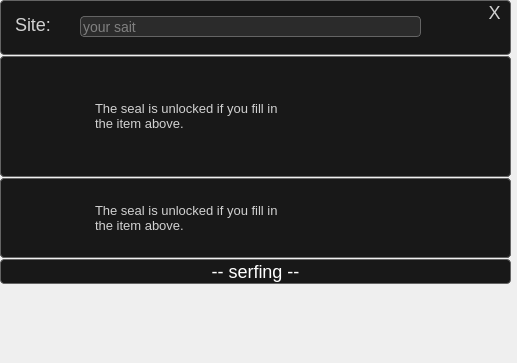
<?xml version="1.0" encoding="UTF-8"?>
<ui version="4.0">
 <class>Dialog</class>
 <widget class="QDialog" name="Dialog">
  <property name="geometry">
   <rect>
    <x>0</x>
    <y>0</y>
    <width>517</width>
    <height>363</height>
   </rect>
  </property>
  <property name="windowTitle">
   <string>Dialog</string>
  </property>
  <widget class="QFrame" name="frame_site_1">
   <property name="geometry">
    <rect>
     <x>0</x>
     <y>0</y>
     <width>511</width>
     <height>55</height>
    </rect>
   </property>
   <property name="styleSheet">
    <string notr="true">background: #181818;
border: 1px solid #646464;
box-sizing: border-box;
border-radius: 4px;</string>
   </property>
   <property name="frameShape">
    <enum>QFrame::StyledPanel</enum>
   </property>
   <property name="frameShadow">
    <enum>QFrame::Raised</enum>
   </property>
   <widget class="QLabel" name="site_label">
    <property name="geometry">
     <rect>
      <x>10</x>
      <y>9</y>
      <width>51</width>
      <height>31</height>
     </rect>
    </property>
    <property name="styleSheet">
     <string notr="true">font: 8pt &quot;NSimSun&quot;;;
font-weight: 200;
font-size: 18px;
line-height: 10px;
text-decoration-line: underline;
background: rgba(44, 40, 40, 0.0);
color: rgba(255, 255, 255, 0.8);

border: 0.5px solid rgba(167, 167, 167, 0.0);</string>
    </property>
    <property name="text">
     <string>Site:</string>
    </property>
   </widget>
   <widget class="QLineEdit" name="site_line">
    <property name="geometry">
     <rect>
      <x>80</x>
      <y>16</y>
      <width>341</width>
      <height>21</height>
     </rect>
    </property>
    <property name="styleSheet">
     <string notr="true">background: #2B2B2B;
border-radius: 4px;
font-family: 'Roboto Mono';
font-style: normal;
font-weight: 400;
font-size: 14px;
line-height: 18px;

color: rgba(255, 255, 255, 0.8);
</string>
    </property>
    <property name="inputMask">
     <string/>
    </property>
    <property name="text">
     <string/>
    </property>
    <property name="placeholderText">
     <string notr="true">your sait</string>
    </property>
   </widget>
   <widget class="QPushButton" name="button_close">
    <property name="geometry">
     <rect>
      <x>484</x>
      <y>1</y>
      <width>21</width>
      <height>23</height>
     </rect>
    </property>
    <property name="styleSheet">
     <string notr="true">QPushButton {
font-family: 'Roboto Mono';
font-style: normal;
font-weight: 400;
font-size: 18px;
line-height: 18px;
border: 0px solid #646464;
color: rgba(255, 255, 255, 0.8);background: rgba(23, 23, 23, 0.0);}
QPushButton:hover{
color: rgba(255, 255, 255, 1.0)
}</string>
    </property>
    <property name="text">
     <string>X</string>
    </property>
   </widget>
  </widget>
  <widget class="QFrame" name="frame_element_2">
   <property name="geometry">
    <rect>
     <x>0</x>
     <y>56</y>
     <width>511</width>
     <height>121</height>
    </rect>
   </property>
   <property name="styleSheet">
    <string notr="true">background: #181818;
border: 1px solid #646464;
box-sizing: border-box;
border-radius: 4px;</string>
   </property>
   <property name="frameShape">
    <enum>QFrame::StyledPanel</enum>
   </property>
   <property name="frameShadow">
    <enum>QFrame::Raised</enum>
   </property>
   <widget class="QLabel" name="tag_label">
    <property name="geometry">
     <rect>
      <x>10</x>
      <y>5</y>
      <width>61</width>
      <height>31</height>
     </rect>
    </property>
    <property name="styleSheet">
     <string notr="true">font: 8pt &quot;NSimSun&quot;;;
font-weight: 200;
font-size: 18px;
line-height: 10px;
text-decoration-line: underline;
background: rgba(44, 40, 40, 0.0);
color: rgba(255, 255, 255, 0.8);

border: 0.5px solid rgba(167, 167, 167, 0.0);</string>
    </property>
    <property name="text">
     <string>Tag:</string>
    </property>
   </widget>
   <widget class="QLabel" name="element_label">
    <property name="geometry">
     <rect>
      <x>10</x>
      <y>76</y>
      <width>81</width>
      <height>31</height>
     </rect>
    </property>
    <property name="styleSheet">
     <string notr="true">font: 8pt &quot;NSimSun&quot;;;
font-weight: 200;
font-size: 18px;
line-height: 10px;
text-decoration-line: underline;
background: rgba(44, 40, 40, 0.0);
color: rgba(255, 255, 255, 0.8);

border: 0.5px solid rgba(167, 167, 167, 0.0);</string>
    </property>
    <property name="text">
     <string>Element:</string>
    </property>
   </widget>
   <widget class="QComboBox" name="tag_choice">
    <property name="geometry">
     <rect>
      <x>90</x>
      <y>10</y>
      <width>241</width>
      <height>20</height>
     </rect>
    </property>
    <property name="styleSheet">
     <string notr="true">background: #2B2B2B;
border-radius: 4px;
font-family: 'Roboto Mono';
font-style: normal;
font-weight: 400;
font-size: 14px;
line-height: 18px;

color: rgba(255, 255, 255, 0.8);
</string>
    </property>
    <property name="duplicatesEnabled">
     <bool>false</bool>
    </property>
    <property name="frame">
     <bool>true</bool>
    </property>
   </widget>
   <widget class="QComboBox" name="element_choice_2">
    <property name="geometry">
     <rect>
      <x>90</x>
      <y>82</y>
      <width>241</width>
      <height>20</height>
     </rect>
    </property>
    <property name="styleSheet">
     <string notr="true">background: #2B2B2B;
border-radius: 4px;
font-family: 'Roboto Mono';
font-style: normal;
font-weight: 400;
font-size: 14px;
line-height: 18px;

color: rgba(255, 255, 255, 0.8);
</string>
    </property>
    <property name="duplicatesEnabled">
     <bool>false</bool>
    </property>
    <property name="frame">
     <bool>true</bool>
    </property>
   </widget>
   <widget class="QLabel" name="class_label">
    <property name="geometry">
     <rect>
      <x>10</x>
      <y>40</y>
      <width>61</width>
      <height>31</height>
     </rect>
    </property>
    <property name="styleSheet">
     <string notr="true">font: 8pt &quot;NSimSun&quot;;;
font-weight: 200;
font-size: 18px;
line-height: 10px;
text-decoration-line: underline;
background: rgba(44, 40, 40, 0.0);
color: rgba(255, 255, 255, 0.8);

border: 0.5px solid rgba(167, 167, 167, 0.0);</string>
    </property>
    <property name="text">
     <string>class:</string>
    </property>
   </widget>
   <widget class="QComboBox" name="class_choice">
    <property name="geometry">
     <rect>
      <x>90</x>
      <y>45</y>
      <width>151</width>
      <height>20</height>
     </rect>
    </property>
    <property name="styleSheet">
     <string notr="true">background: #2B2B2B;
border-radius: 4px;
font-family: 'Roboto Mono';
font-style: normal;
font-weight: 400;
font-size: 14px;
line-height: 18px;

color: rgba(255, 255, 255, 0.8);
</string>
    </property>
    <property name="duplicatesEnabled">
     <bool>false</bool>
    </property>
    <property name="frame">
     <bool>true</bool>
    </property>
   </widget>
   <widget class="QLabel" name="id_label">
    <property name="geometry">
     <rect>
      <x>260</x>
      <y>40</y>
      <width>41</width>
      <height>31</height>
     </rect>
    </property>
    <property name="styleSheet">
     <string notr="true">font: 8pt &quot;NSimSun&quot;;;
font-weight: 200;
font-size: 18px;
line-height: 10px;
text-decoration-line: underline;
background: rgba(44, 40, 40, 0.0);
color: rgba(255, 255, 255, 0.8);

border: 0.5px solid rgba(167, 167, 167, 0.0);</string>
    </property>
    <property name="text">
     <string>id:</string>
    </property>
   </widget>
   <widget class="QComboBox" name="id_choice">
    <property name="geometry">
     <rect>
      <x>310</x>
      <y>45</y>
      <width>161</width>
      <height>20</height>
     </rect>
    </property>
    <property name="styleSheet">
     <string notr="true">background: #2B2B2B;
border-radius: 4px;
font-family: 'Roboto Mono';
font-style: normal;
font-weight: 400;
font-size: 14px;
line-height: 18px;

color: rgba(255, 255, 255, 0.8);
</string>
    </property>
    <property name="duplicatesEnabled">
     <bool>false</bool>
    </property>
    <property name="frame">
     <bool>true</bool>
    </property>
   </widget>
   <widget class="QFrame" name="frame_lock_1">
    <property name="geometry">
     <rect>
      <x>0</x>
      <y>0</y>
      <width>511</width>
      <height>121</height>
     </rect>
    </property>
    <property name="frameShape">
     <enum>QFrame::StyledPanel</enum>
    </property>
    <property name="frameShadow">
     <enum>QFrame::Raised</enum>
    </property>
    <widget class="QTextBrowser" name="descr">
     <property name="geometry">
      <rect>
       <x>90</x>
       <y>40</y>
       <width>211</width>
       <height>41</height>
      </rect>
     </property>
     <property name="styleSheet">
      <string notr="true">font: 8pt &quot;NSimSun&quot;;;
font-weight: 200;
font-size: 13px;
line-height: 10px;
text-decoration-line: underline;
background: rgba(44, 40, 40, 0.0);
color: rgba(255, 255, 255, 0.8);

border: 0.5px solid rgba(167, 167, 167, 0.0);</string>
     </property>
     <property name="verticalScrollBarPolicy">
      <enum>Qt::ScrollBarAlwaysOff</enum>
     </property>
     <property name="horizontalScrollBarPolicy">
      <enum>Qt::ScrollBarAlwaysOff</enum>
     </property>
     <property name="html">
      <string>&lt;!DOCTYPE HTML PUBLIC &quot;-//W3C//DTD HTML 4.0//EN&quot; &quot;http://www.w3.org/TR/REC-html40/strict.dtd&quot;&gt;
&lt;html&gt;&lt;head&gt;&lt;meta name=&quot;qrichtext&quot; content=&quot;1&quot; /&gt;&lt;style type=&quot;text/css&quot;&gt;
p, li { white-space: pre-wrap; }
&lt;/style&gt;&lt;/head&gt;&lt;body style=&quot; font-family:'NSimSun'; font-size:13px; font-weight:200; font-style:normal;&quot;&gt;
&lt;p style=&quot; margin-top:0px; margin-bottom:0px; margin-left:0px; margin-right:0px; -qt-block-indent:0; text-indent:0px;&quot;&gt;&lt;span style=&quot; font-size:13px;&quot;&gt;The seal is unlocked if you fill in the item above.&lt;/span&gt;&lt;/p&gt;&lt;/body&gt;&lt;/html&gt;</string>
     </property>
    </widget>
    <widget class="QLabel" name="lock_label">
     <property name="enabled">
      <bool>true</bool>
     </property>
     <property name="geometry">
      <rect>
       <x>300</x>
       <y>30</y>
       <width>51</width>
       <height>51</height>
      </rect>
     </property>
     <property name="styleSheet">
      <string notr="true">
background: rgba(44, 40, 40, 0.0);


border: 0.5px solid rgba(167, 167, 167, 0.0);</string>
     </property>
     <property name="text">
      <string/>
     </property>
     <property name="pixmap">
      <pixmap>../../../../DeKi-Project/parser/material/lock_icon.png</pixmap>
     </property>
     <property name="scaledContents">
      <bool>true</bool>
     </property>
    </widget>
   </widget>
  </widget>
  <widget class="QFrame" name="frame_action_3">
   <property name="geometry">
    <rect>
     <x>0</x>
     <y>178</y>
     <width>511</width>
     <height>80</height>
    </rect>
   </property>
   <property name="styleSheet">
    <string notr="true">background: #181818;
border: 1px solid #646464;
box-sizing: border-box;
border-radius: 4px;</string>
   </property>
   <property name="frameShape">
    <enum>QFrame::StyledPanel</enum>
   </property>
   <property name="frameShadow">
    <enum>QFrame::Raised</enum>
   </property>
   <widget class="QLabel" name="label_4">
    <property name="geometry">
     <rect>
      <x>10</x>
      <y>10</y>
      <width>81</width>
      <height>31</height>
     </rect>
    </property>
    <property name="styleSheet">
     <string notr="true">font: 8pt &quot;NSimSun&quot;;;
font-weight: 200;
font-size: 18px;
line-height: 10px;
text-decoration-line: underline;
background: rgba(44, 40, 40, 0.0);
color: rgba(255, 255, 255, 0.8);

border: 0.5px solid rgba(167, 167, 167, 0.0);</string>
    </property>
    <property name="text">
     <string>Action:</string>
    </property>
   </widget>
   <widget class="QLabel" name="label_5">
    <property name="geometry">
     <rect>
      <x>10</x>
      <y>40</y>
      <width>81</width>
      <height>31</height>
     </rect>
    </property>
    <property name="styleSheet">
     <string notr="true">font: 8pt &quot;NSimSun&quot;;;
font-weight: 200;
font-size: 18px;
line-height: 10px;
text-decoration-line: underline;
background: rgba(44, 40, 40, 0.0);
color: rgba(255, 255, 255, 0.8);

border: 0.5px solid rgba(167, 167, 167, 0.0);</string>
    </property>
    <property name="text">
     <string>Mark:</string>
    </property>
   </widget>
   <widget class="QComboBox" name="action_choice">
    <property name="geometry">
     <rect>
      <x>90</x>
      <y>17</y>
      <width>171</width>
      <height>20</height>
     </rect>
    </property>
    <property name="styleSheet">
     <string notr="true">background: #2B2B2B;
border-radius: 4px;
font-family: 'Roboto Mono';
font-style: normal;
font-weight: 400;
font-size: 14px;
line-height: 18px;

color: rgba(255, 255, 255, 0.8);
</string>
    </property>
    <property name="duplicatesEnabled">
     <bool>false</bool>
    </property>
    <property name="frame">
     <bool>true</bool>
    </property>
   </widget>
   <widget class="QLineEdit" name="value_line">
    <property name="geometry">
     <rect>
      <x>290</x>
      <y>17</y>
      <width>191</width>
      <height>20</height>
     </rect>
    </property>
    <property name="styleSheet">
     <string notr="true">background: #2B2B2B;
border-radius: 4px;
font-family: 'Roboto Mono';
font-style: normal;
font-weight: 400;
font-size: 14px;
line-height: 18px;

color: rgba(255, 255, 255, 0.8);
</string>
    </property>
    <property name="inputMask">
     <string/>
    </property>
    <property name="text">
     <string/>
    </property>
    <property name="placeholderText">
     <string notr="true">input value</string>
    </property>
   </widget>
   <widget class="QFrame" name="frame_lock_2">
    <property name="geometry">
     <rect>
      <x>0</x>
      <y>0</y>
      <width>511</width>
      <height>80</height>
     </rect>
    </property>
    <property name="frameShape">
     <enum>QFrame::StyledPanel</enum>
    </property>
    <property name="frameShadow">
     <enum>QFrame::Raised</enum>
    </property>
    <widget class="QTextBrowser" name="descr_2">
     <property name="geometry">
      <rect>
       <x>90</x>
       <y>20</y>
       <width>211</width>
       <height>41</height>
      </rect>
     </property>
     <property name="styleSheet">
      <string notr="true">font: 8pt &quot;NSimSun&quot;;;
font-weight: 200;
font-size: 13px;
line-height: 10px;
text-decoration-line: underline;
background: rgba(44, 40, 40, 0.0);
color: rgba(255, 255, 255, 0.8);

border: 0.5px solid rgba(167, 167, 167, 0.0);</string>
     </property>
     <property name="verticalScrollBarPolicy">
      <enum>Qt::ScrollBarAlwaysOff</enum>
     </property>
     <property name="horizontalScrollBarPolicy">
      <enum>Qt::ScrollBarAlwaysOff</enum>
     </property>
     <property name="html">
      <string>&lt;!DOCTYPE HTML PUBLIC &quot;-//W3C//DTD HTML 4.0//EN&quot; &quot;http://www.w3.org/TR/REC-html40/strict.dtd&quot;&gt;
&lt;html&gt;&lt;head&gt;&lt;meta name=&quot;qrichtext&quot; content=&quot;1&quot; /&gt;&lt;style type=&quot;text/css&quot;&gt;
p, li { white-space: pre-wrap; }
&lt;/style&gt;&lt;/head&gt;&lt;body style=&quot; font-family:'NSimSun'; font-size:13px; font-weight:200; font-style:normal;&quot;&gt;
&lt;p style=&quot; margin-top:0px; margin-bottom:0px; margin-left:0px; margin-right:0px; -qt-block-indent:0; text-indent:0px;&quot;&gt;&lt;span style=&quot; font-size:13px;&quot;&gt;The seal is unlocked if you fill in the item above.&lt;/span&gt;&lt;/p&gt;&lt;/body&gt;&lt;/html&gt;</string>
     </property>
    </widget>
    <widget class="QLabel" name="lock_label_1">
     <property name="enabled">
      <bool>true</bool>
     </property>
     <property name="geometry">
      <rect>
       <x>300</x>
       <y>10</y>
       <width>51</width>
       <height>51</height>
      </rect>
     </property>
     <property name="styleSheet">
      <string notr="true">
background: rgba(44, 40, 40, 0.0);


border: 0.5px solid rgba(167, 167, 167, 0.0);</string>
     </property>
     <property name="text">
      <string/>
     </property>
     <property name="pixmap">
      <pixmap>../../../../DeKi-Project/parser/material/lock_icon.png</pixmap>
     </property>
     <property name="scaledContents">
      <bool>true</bool>
     </property>
    </widget>
   </widget>
  </widget>
  <widget class="QPushButton" name="pushButton">
   <property name="geometry">
    <rect>
     <x>0</x>
     <y>259</y>
     <width>511</width>
     <height>25</height>
    </rect>
   </property>
   <property name="styleSheet">
    <string notr="true">
font: 8pt &quot;NSimSun&quot;;
font-style: normal;
font-weight: 300;
font-size: 18px;
line-height: 32px;

color: #FFFFFF;background: #181818;
border: 1px solid #646464;
box-sizing: border-box;
border-radius: 4px;</string>
   </property>
   <property name="text">
    <string>-- serfing --</string>
   </property>
  </widget>
 </widget>
 <resources/>
 <connections/>
</ui>
